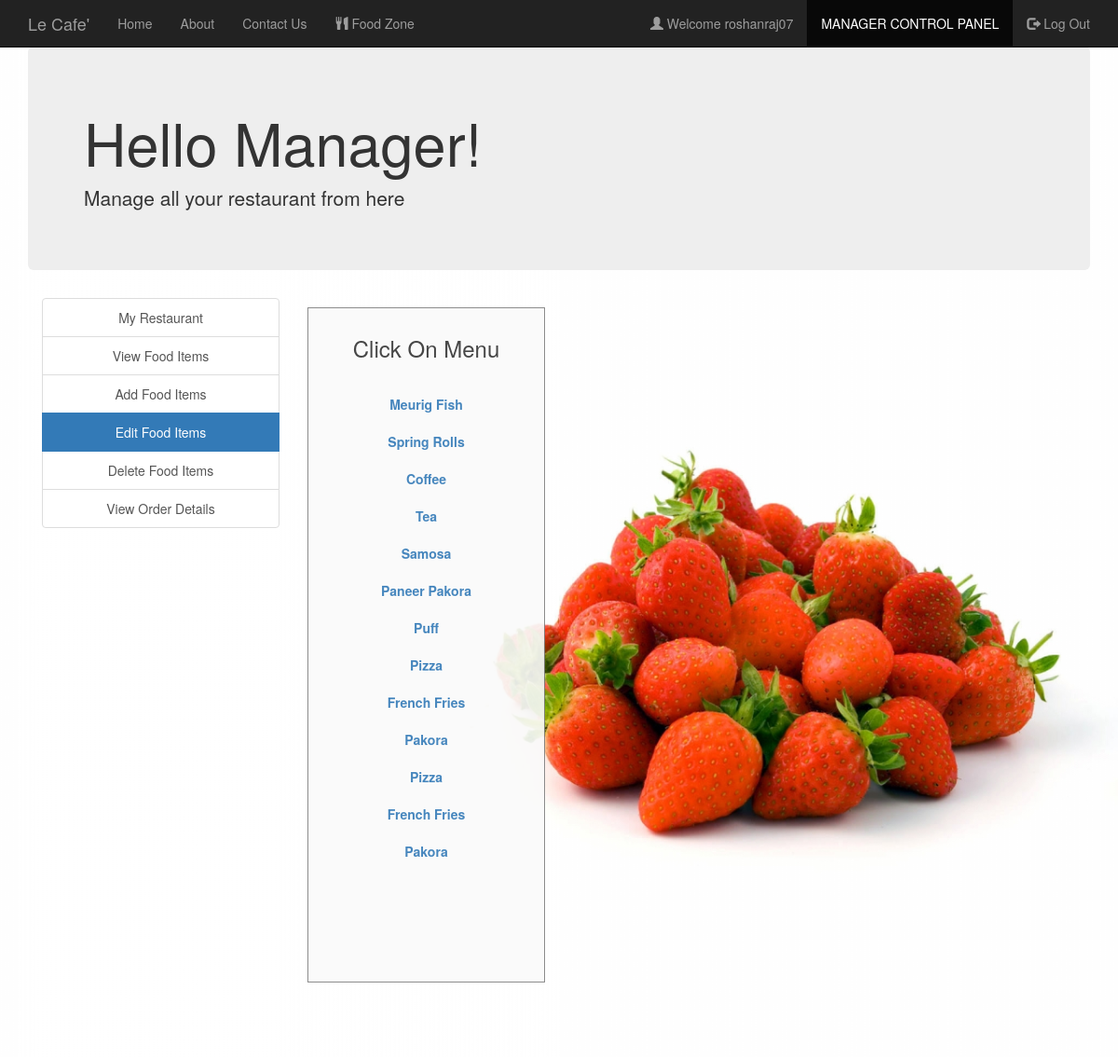
Page /edit_food_items.php (signed in) on the committed database.
### tables this page shows
CREATE TABLE `manager` (
  `username` varchar(30) NOT NULL,
  `fullname` varchar(30) NOT NULL,
  `email` varchar(30) NOT NULL,
  `contact` varchar(30) NOT NULL,
  `address` varchar(50) NOT NULL,
  `password` varchar(30) NOT NULL
);

CREATE TABLE `food` (
  `F_ID` int(30) NOT NULL,
  `name` varchar(30) NOT NULL,
  `price` int(30) NOT NULL,
  `description` varchar(200) NOT NULL,
  `R_ID` int(30) NOT NULL,
  `images_path` varchar(200) NOT NULL,
  `options` varchar(10) NOT NULL DEFAULT 'ENABLE'
);

### session_m.php (called while the page is built, shortened)
<?php
$conn = Connect();
$user_check=$_SESSION['login_user1'];
$query = "SELECT username FROM MANAGER WHERE username = '$user_check'";
$ses_sql = mysqli_query($conn, $query);
$row = mysqli_fetch_assoc($ses_sql);
$login_session =$row['username'];
?>

### edit_food_items.php (the view, shortened to what this page needs)
<?php
include('session_m.php');
?>
<!DOCTYPE html>
<html>
  <head>
  </head>
  <link rel="stylesheet" type = "text/css" href ="css/edit_food_items.css">
  <link rel="stylesheet" type = "text/css" href ="css/bootstrap.min.css">
  <link rel="stylesheet" href="https://maxcdn.bootstrapcdn.com/bootstrap/3.4.0/css/bootstrap.min.css">
  <body>
    <nav class="navbar navbar-inverse navbar-fixed-top navigation-clean-search" role="navigation">
      <div class="container">
        <div class="navbar-header">
          <a class="navbar-brand" href="index.php">Le Cafe'</a>
        </div>
        <div class="collapse navbar-collapse " id="myNavbar">
          <ul class="nav navbar-nav">
            <li><a href="index.php">Home</a></li>
            <li><a href="aboutus.php">About</a></li>
            <li><a href="contactus.php">Contact Us</a></li>
            <li><a href="foodlist.php"><span class="glyphicon glyphicon-cutlery"></span> Food Zone </a></li>
          </ul>
          <ul class="nav navbar-nav navbar-right">
            <li><a href="#"><span class="glyphicon glyphicon-user"></span> Welcome <?php echo $login_session; ?> </a></li>
            <li class="active"> <a href="managerlogin.php">MANAGER CONTROL PANEL</a></li>
            <li><a href="logout_m.php"><span class="glyphicon glyphicon-log-out"></span> Log Out </a></li>
          </ul>
        </div>
      </div>
    </nav>
<div class="container">
    <div class="jumbotron">
     <h1>Hello Manager! </h1>
     <p>Manage all your restaurant from here</p>
    </div>
    </div>
<div class="container">
    	<div class="col-xs-3" style="text-align: center;">
    	<div class="list-group">
    		<a href="myrestaurant.php" class="list-group-item ">My Restaurant</a>
    		<a href="view_food_items.php" class="list-group-item ">View Food Items</a>
    		<a href="add_food_items.php" class="list-group-item ">Add Food Items</a>
    		<a href="edit_food_items.php" class="list-group-item active">Edit Food Items</a>
    		<a href="delete_food_items.php" class="list-group-item ">Delete Food Items</a>
        <a href="view_order_details.php" class="list-group-item ">View Order Details</a>
    	</div>
    </div>
<div class="col-xs-3">
  <div class="form-area" style="padding: 10px 10px 110px 10px; ">
    <div style="text-align: center;">
      <h3>Click On Menu <br><br></h3>
    </div>
    <?php
    $query = mysqli_query($conn, "SELECT * FROM food f WHERE f.R_ID IN (SELECT r.R_ID FROM RESTAURANTS r WHERE r.M_ID='$user_check') ORDER BY F_ID");
    while ($row = mysqli_fetch_array($query)) {
      ?>
      <div class="list-group" style="text-align: center;">
        <?php
      echo "<b><a href='edit_food_items.php?update= {$row['F_ID']}'>{$row['name']}</a></b>";
        ?>
      </div>
    <?php
    }
    ?>
  </div>
</div>
</div>
  </body>
<br>
</html>

### css/edit_food_items.css (style rules this page uses)
body,html { height: 100%; }
body { padding-top: 50px; background-image: url('headerimg2.jpg'); background-repeat: repeat; background-size: 100%; }
.form-area { background-color: #FAFAFA; padding: 10px 40px 60px; margin: 10px 0px 60px; border: 1px solid GREY; opacity:0.9; }

### rows in the picture
manager: username "roshanraj07"
food: name "Meurig Fish"
food: name "Spring Rolls"
food: name "Coffee"
food: name "Tea"
food: name "Samosa"
food: name "Paneer Pakora"
food: name "Puff"
food: name "Pizza"
food: name "French Fries"
food: name "Pakora"
food: name "Pizza"
food: name "French Fries"
food: name "Pakora"
